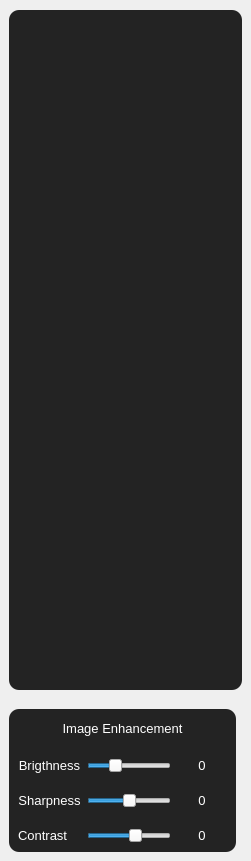
                <widget class="QFrame" name="right_frame">
                 <property name="minimumSize">
                  <size>
                   <width>0</width>
                   <height>700</height>
                  </size>
                 </property>
                 <property name="frameShape">
                  <enum>QFrame::NoFrame</enum>
                 </property>
                 <property name="frameShadow">
                  <enum>QFrame::Raised</enum>
                 </property>
                 <layout class="QVBoxLayout" name="verticalLayout_7">
                  <property name="spacing">
                   <number>0</number>
                  </property>
                  <property name="leftMargin">
                   <number>0</number>
                  </property>
                  <property name="topMargin">
                   <number>0</number>
                  </property>
                  <property name="rightMargin">
                   <number>0</number>
                  </property>
                  <property name="bottomMargin">
                   <number>0</number>
                  </property>
                  <item>
                   <widget class="QFrame" name="camera_frame">
                    <property name="minimumSize">
                     <size>
                      <width>0</width>
                      <height>700</height>
                     </size>
                    </property>
                    <property name="maximumSize">
                     <size>
                      <width>16777215</width>
                      <height>700</height>
                     </size>
                    </property>
                    <property name="frameShape">
                     <enum>QFrame::NoFrame</enum>
                    </property>
                    <property name="frameShadow">
                     <enum>QFrame::Raised</enum>
                    </property>
                    <layout class="QVBoxLayout" name="verticalLayout_8">
                     <item>
                      <widget class="QLabel" name="camera_view">
                       <property name="minimumSize">
                        <size>
                         <width>0</width>
                         <height>680</height>
                        </size>
                       </property>
                       <property name="maximumSize">
                        <size>
                         <width>16777215</width>
                         <height>680</height>
                        </size>
                       </property>
                       <property name="font">
                        <font>
                         <family>Arial</family>
                         <pointsize>14</pointsize>
                         <weight>50</weight>
                         <bold>false</bold>
                        </font>
                       </property>
                       <property name="styleSheet">
                        <string notr="true">QLabel{
	color: rgb(255, 255, 255);
	background-color: rgb(35, 35, 35);
	border-radius: 10px;
}</string>
                       </property>
                       <property name="text">
                        <string/>
                       </property>
                       <property name="pixmap">
                        <pixmap resource="../resource/asset.qrc">:/icons/asset/camera-off.svg</pixmap>
                       </property>
                       <property name="alignment">
                        <set>Qt::AlignCenter</set>
                       </property>
                       <property name="wordWrap">
                        <bool>true</bool>
                       </property>
                       <property name="buddy">
                        <cstring></cstring>
                       </property>
                      </widget>
                     </item>
                    </layout>
                   </widget>
                  </item>
                  <item>
                   <widget class="QFrame" name="properties_frame">
                    <property name="frameShape">
                     <enum>QFrame::NoFrame</enum>
                    </property>
                    <property name="frameShadow">
                     <enum>QFrame::Raised</enum>
                    </property>
                    <layout class="QVBoxLayout" name="verticalLayout_11">
                     <property name="spacing">
                      <number>0</number>
                     </property>
                     <property name="leftMargin">
                      <number>0</number>
                     </property>
                     <property name="topMargin">
                      <number>0</number>
                     </property>
                     <property name="rightMargin">
                      <number>0</number>
                     </property>
                     <property name="bottomMargin">
                      <number>0</number>
                     </property>
                     <item>
                      <widget class="QFrame" name="frame_2">
                       <property name="frameShape">
                        <enum>QFrame::NoFrame</enum>
                       </property>
                       <property name="frameShadow">
                        <enum>QFrame::Raised</enum>
                       </property>
                       <layout class="QHBoxLayout" name="horizontalLayout_10">
                        <item>
                         <widget class="QFrame" name="frame_4">
                          <property name="minimumSize">
                           <size>
                            <width>0</width>
                            <height>0</height>
                           </size>
                          </property>
                          <property name="maximumSize">
                           <size>
                            <width>450</width>
                            <height>16777215</height>
                           </size>
                          </property>
                          <property name="styleSheet">
                           <string notr="true">QFrame{
	color: rgb(255, 255, 255);
	background-color: rgb(35, 35, 35);
	border-radius: 10px;
}</string>
                          </property>
                          <property name="frameShape">
                           <enum>QFrame::NoFrame</enum>
                          </property>
                          <property name="frameShadow">
                           <enum>QFrame::Raised</enum>
                          </property>
                          <layout class="QGridLayout" name="gridLayout_2">
                           <property name="verticalSpacing">
                            <number>20</number>
                           </property>
                           <item row="1" column="0" colspan="3">
                            <widget class="QLabel" name="label_14">
                             <property name="minimumSize">
                              <size>
                               <width>0</width>
                               <height>20</height>
                              </size>
                             </property>
                             <property name="maximumSize">
                              <size>
                               <width>16777215</width>
                               <height>20</height>
                              </size>
                             </property>
                             <property name="font">
                              <font>
                               <family>Arial</family>
                               <pointsize>10</pointsize>
                              </font>
                             </property>
                             <property name="styleSheet">
                              <string notr="true"/>
                             </property>
                             <property name="text">
                              <string>Image Enhancement</string>
                             </property>
                             <property name="alignment">
                              <set>Qt::AlignCenter</set>
                             </property>
                            </widget>
                           </item>
                           <item row="4" column="2">
                            <widget class="QLabel" name="brightness_value">
                             <property name="minimumSize">
                              <size>
                               <width>50</width>
                               <height>0</height>
                              </size>
                             </property>
                             <property name="maximumSize">
                              <size>
                               <width>50</width>
                               <height>16777215</height>
                              </size>
                             </property>
                             <property name="font">
                              <font>
                               <family>Arial</family>
                               <pointsize>10</pointsize>
                               <weight>50</weight>
                               <bold>false</bold>
                              </font>
                             </property>
                             <property name="styleSheet">
                              <string notr="true">QLabel{
	color: rgb(255, 255, 255);
	background-color: rgb(35, 35, 35);
	border-radius: 10px;
}</string>
                             </property>
                             <property name="text">
                              <string>0</string>
                             </property>
                             <property name="alignment">
                              <set>Qt::AlignCenter</set>
                             </property>
                            </widget>
                           </item>
                           <item row="4" column="0">
                            <widget class="QLabel" name="brightness_label">
                             <property name="font">
                              <font>
                               <family>Arial</family>
                               <pointsize>10</pointsize>
                               <weight>50</weight>
                               <bold>false</bold>
                              </font>
                             </property>
                             <property name="styleSheet">
                              <string notr="true">QLabel{
	color: rgb(255, 255, 255);
	background-color: rgb(35, 35, 35);
	border-radius: 10px;
}</string>
                             </property>
                             <property name="text">
                              <string>Brigthness</string>
                             </property>
                             <property name="alignment">
                              <set>Qt::AlignCenter</set>
                             </property>
                            </widget>
                           </item>
                           <item row="4" column="1">
                            <widget class="QSlider" name="brigthness">
                             <property name="maximum">
                              <number>100</number>
                             </property>
                             <property name="value">
                              <number>30</number>
                             </property>
                             <property name="sliderPosition">
                              <number>30</number>
                             </property>
                             <property name="orientation">
                              <enum>Qt::Horizontal</enum>
                             </property>
                            </widget>
                           </item>
                           <item row="5" column="1">
                            <widget class="QSlider" name="sharpness">
                             <property name="maximum">
                              <number>100</number>
                             </property>
                             <property name="value">
                              <number>50</number>
                             </property>
                             <property name="sliderPosition">
                              <number>50</number>
                             </property>
                             <property name="orientation">
                              <enum>Qt::Horizontal</enum>
                             </property>
                            </widget>
                           </item>
                           <item row="5" column="0">
                            <widget class="QLabel" name="sharp_label">
                             <property name="font">
                              <font>
                               <family>Arial</family>
                               <pointsize>10</pointsize>
                               <weight>50</weight>
                               <bold>false</bold>
                              </font>
                             </property>
                             <property name="styleSheet">
                              <string notr="true">QLabel{
	color: rgb(255, 255, 255);
	background-color: rgb(35, 35, 35);
	border-radius: 10px;
}</string>
                             </property>
                             <property name="text">
                              <string>Sharpness</string>
                             </property>
                             <property name="alignment">
                              <set>Qt::AlignCenter</set>
                             </property>
                            </widget>
                           </item>
                           <item row="5" column="2">
                            <widget class="QLabel" name="sharp_value">
                             <property name="minimumSize">
                              <size>
                               <width>50</width>
                               <height>0</height>
                              </size>
                             </property>
                             <property name="maximumSize">
                              <size>
                               <width>50</width>
                               <height>16777215</height>
                              </size>
                             </property>
                             <property name="font">
                              <font>
                               <family>Arial</family>
                               <pointsize>10</pointsize>
                               <weight>50</weight>
                               <bold>false</bold>
                              </font>
                             </property>
                             <property name="styleSheet">
                              <string notr="true">QLabel{
	color: rgb(255, 255, 255);
	background-color: rgb(35, 35, 35);
	border-radius: 10px;
}</string>
                             </property>
                             <property name="text">
                              <string>0</string>
                             </property>
                             <property name="alignment">
                              <set>Qt::AlignCenter</set>
                             </property>
                            </widget>
                           </item>
                           <item row="6" column="1">
                            <widget class="QSlider" name="contrast">
                             <property name="styleSheet">
                              <string notr="true">QSlider:groove:horizontal{
	margin:2px;
	height:1px;
}
</string>
                             </property>
                             <property name="maximum">
                              <number>100</number>
                             </property>
                             <property name="value">
                              <number>60</number>
                             </property>
                             <property name="sliderPosition">
                              <number>60</number>
                             </property>
                             <property name="orientation">
                              <enum>Qt::Horizontal</enum>
                             </property>
                            </widget>
                           </item>
                           <item row="6" column="0">
                            <widget class="QLabel" name="contrast_label">
                             <property name="font">
                              <font>
                               <family>Arial</family>
                               <pointsize>10</pointsize>
                               <weight>50</weight>
                               <bold>false</bold>
                              </font>
                             </property>
                             <property name="styleSheet">
                              <string notr="true">QLabel{
	color: rgb(255, 255, 255);
	background-color: rgb(35, 35, 35);
	border-radius: 10px;
}</string>
                             </property>
                             <property name="text">
                              <string>Contrast</string>
                             </property>
                             <property name="alignment">
                              <set>Qt::AlignLeading|Qt::AlignLeft|Qt::AlignVCenter</set>
                             </property>
                            </widget>
                           </item>
                           <item row="6" column="2">
                            <widget class="QLabel" name="contrast_value">
                             <property name="minimumSize">
                              <size>
                               <width>50</width>
                               <height>0</height>
                              </size>
                             </property>
                             <property name="maximumSize">
                              <size>
                               <width>50</width>
                               <height>16777215</height>
                              </size>
                             </property>
                             <property name="font">
                              <font>
                               <family>Arial</family>
                               <pointsize>10</pointsize>
                               <weight>50</weight>
                               <bold>false</bold>
                              </font>
                             </property>
                             <property name="styleSheet">
                              <string notr="true">QLabel{
	color: rgb(255, 255, 255);
	background-color: rgb(35, 35, 35);
	border-radius: 10px;
}</string>
                             </property>
                             <property name="text">
                              <string>0</string>
                             </property>
                             <property name="alignment">
                              <set>Qt::AlignCenter</set>
                             </property>
                            </widget>
                           </item>
                          </layout>
                         </widget>
                        </item>
                        <item>
                         <widget class="QFrame" name="frame_5">
                          <property name="styleSheet">
                           <string notr="true">QFrame{
	color: rgb(255, 255, 255);
	background-color: rgb(35, 35, 35);
	border-radius: 10px;
}</string>
                          </property>
                          <property name="frameShape">
                           <enum>QFrame::NoFrame</enum>
                          </property>
                          <property name="frameShadow">
                           <enum>QFrame::Plain</enum>
                          </property>
                          <widget class="QLabel" name="label_18">
                           <property name="geometry">
                            <rect>
                             <x>170</x>
                             <y>20</y>
                             <width>150</width>
                             <height>20</height>
                            </rect>
                           </property>
                           <property name="minimumSize">
                            <size>
                             <width>0</width>
                             <height>20</height>
                            </size>
                           </property>
                           <property name="maximumSize">
                            <size>
                             <width>16777215</width>
                             <height>20</height>
                            </size>
                           </property>
                           <property name="font">
                            <font>
                             <family>Arial</family>
                             <pointsize>10</pointsize>
                            </font>
                           </property>
                           <property name="styleSheet">
                            <string notr="true"/>
                           </property>
                           <property name="text">
                            <string>Camera Scan</string>
                           </property>
                           <property name="alignment">
                            <set>Qt::AlignCenter</set>
                           </property>
                          </widget>
                          <widget class="QLabel" name="scan_range_label">
                           <property name="geometry">
                            <rect>
                             <x>20</x>
                             <y>160</y>
                             <width>431</width>
                             <height>51</height>
                            </rect>
                           </property>
                           <property name="font">
                            <font>
                             <family>MS Shell Dlg 2</family>
                             <pointsize>10</pointsize>
                             <weight>50</weight>
                             <bold>false</bold>
                            </font>
                           </property>
                           <property name="styleSheet">
                            <string notr="true">QLabel{
	color: rgb(255, 255, 255);
	background-color: rgb(45, 45, 45);
	border-radius: 10px;
	padding-left:45px;

}</string>
                           </property>
                           <property name="text">
                            <string/>
                           </property>
                           <property name="alignment">
                            <set>Qt::AlignCenter</set>
                           </property>
                          </widget>
                          <widget class="QLabel" name="label_42">
                           <property name="geometry">
                            <rect>
                             <x>30</x>
                             <y>170</y>
                             <width>31</width>
                             <height>31</height>
                            </rect>
                           </property>
                           <property name="styleSheet">
                            <string notr="true">background-color: rgb(45, 45, 45);</string>
                           </property>
                           <property name="text">
                            <string/>
                           </property>
                           <property name="pixmap">
                            <pixmap resource="../resource/asset.qrc">:/icons/asset/camera.svg</pixmap>
                           </property>
                          </widget>
                          <widget class="QPushButton" name="btn_scan_range">
                           <property name="geometry">
                            <rect>
                             <x>300</x>
                             <y>80</y>
                             <width>151</width>
                             <height>51</height>
                            </rect>
                           </property>
                           <property name="font">
                            <font>
                             <pointsize>10</pointsize>
                            </font>
                           </property>
                           <property name="styleSheet">
                            <string notr="true">QPushButton{
	color: rgb(255, 255, 255);
	background-color: rgb(45, 45, 45);
	border:none;
	border-radius: 10px;
}

QPushButton:hover{
	border-radius: 20px;
}

QPushButton:pressed{
	border: 2px solid rgb(255,255,255);	
}</string>
                           </property>
                           <property name="text">
                            <string>Scan</string>
                           </property>
                           <property name="icon">
                            <iconset resource="../resource/asset.qrc">
                             <normaloff>:/icons/asset/search.svg</normaloff>:/icons/asset/search.svg</iconset>
                           </property>
                           <property name="iconSize">
                            <size>
                             <width>30</width>
                             <height>30</height>
                            </size>
                           </property>
                           <property name="flat">
                            <bool>true</bool>
                           </property>
                          </widget>
                          <widget class="QLineEdit" name="scan_range">
                           <property name="geometry">
                            <rect>
                             <x>20</x>
                             <y>80</y>
                             <width>271</width>
                             <height>51</height>
                            </rect>
                           </property>
                           <property name="font">
                            <font>
                             <pointsize>10</pointsize>
                            </font>
                           </property>
                           <property name="styleSheet">
                            <string notr="true">QLineEdit{
	color: rgb(255, 255, 255);
	border: 2px solid  rgb(45, 45, 45);
	border-radius:10px;
	padding-left: 10px;
}

QLineEdit:hover{
	border:2px solid rgb(35, 35, 35);
}

QLineEdit:focus{
	border:2px solid rgb(255, 255, 255);
}</string>
                           </property>
                           <property name="placeholderText">
                            <string>Scan range ?</string>
                           </property>
                           <property name="clearButtonEnabled">
                            <bool>true</bool>
                           </property>
                          </widget>
                         </widget>
                        </item>
                       </layout>
                      </widget>
                     </item>
                    </layout>
                   </widget>
                  </item>
                 </layout>
                </widget>
